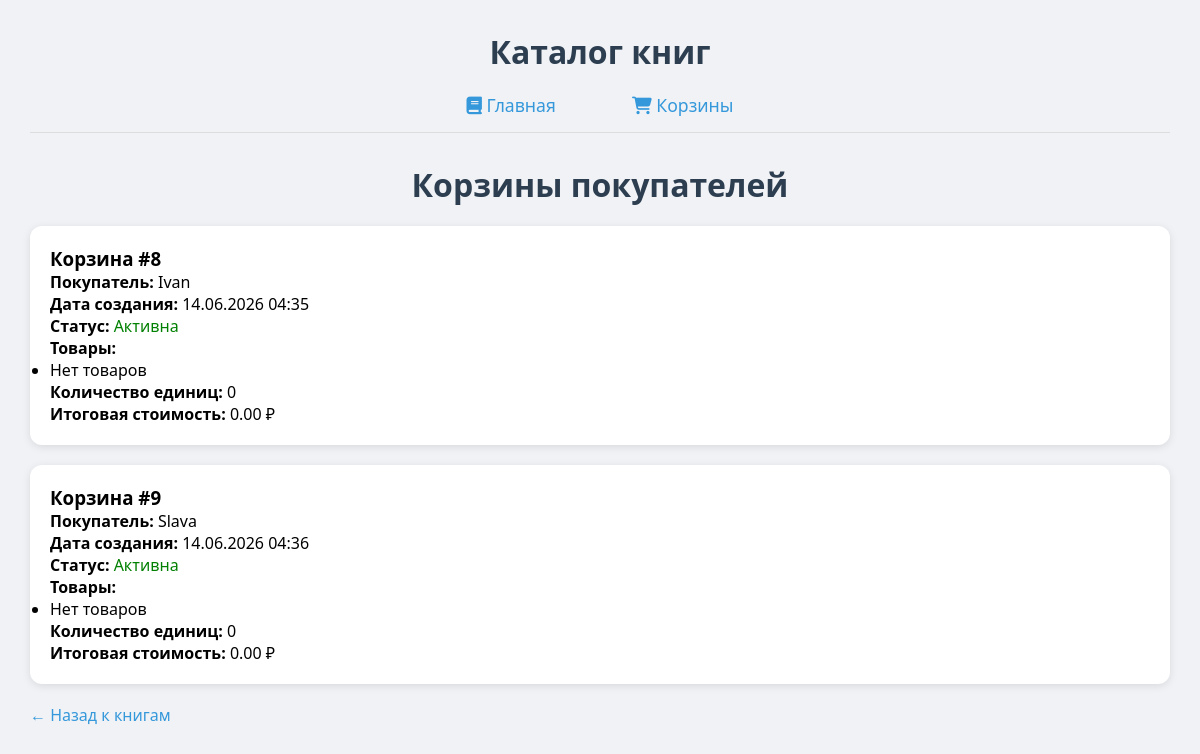
Page /carts/ on the earlier database version.
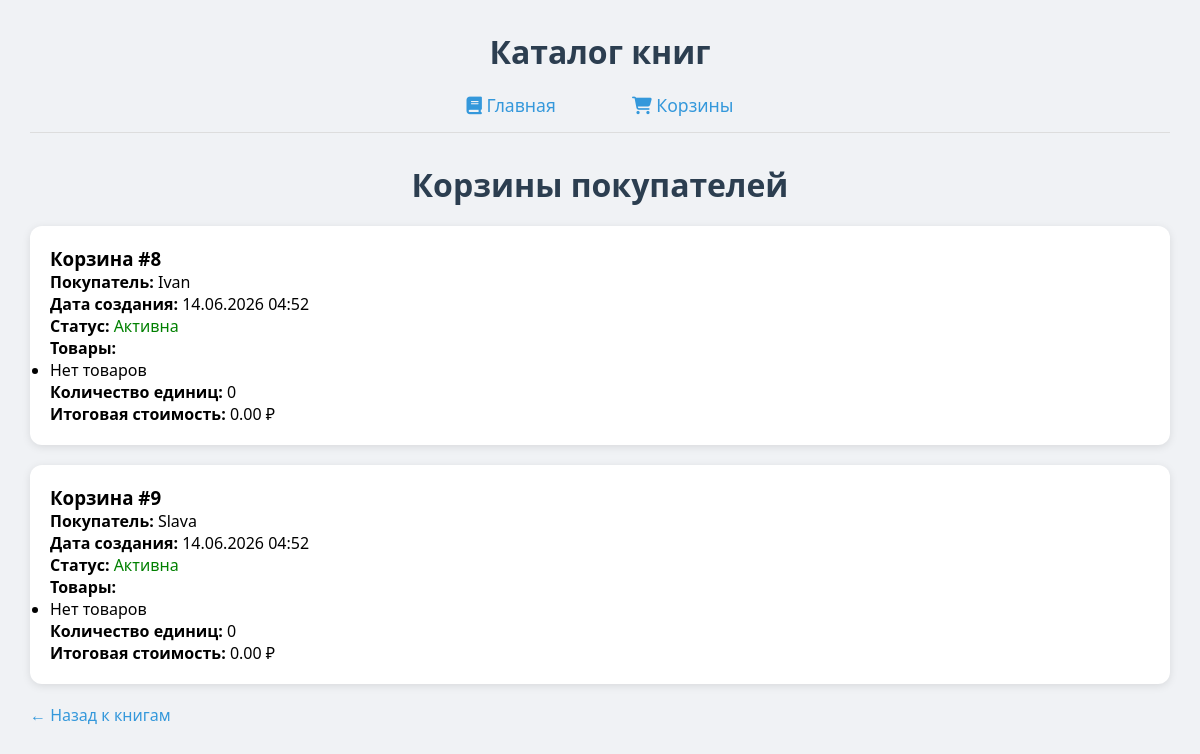
Same page on the later database version.
### books/models.py (models this page shows, shortened)
class Cart(models.Model):
    customer = models.ForeignKey(Customer, on_delete=models.CASCADE, related_name="carts", verbose_name="Покупатель")
    created_at = models.DateTimeField(auto_now_add=True, verbose_name="Дата создания")
    is_active = models.BooleanField(default=True, verbose_name="Активна")
    class Meta:
        verbose_name = "Корзина"
        verbose_name_plural = "Корзины"
        constraints = [
            models.UniqueConstraint(
                fields=['customer', 'is_active'],
                condition=models.Q(is_active=True),
                name='unique_active_cart_per_customer'
            )
        ]
    def total_items_count(self):
        return sum(item.quantity for item in self.items.all())
    def total_price(self):
        return sum(item.book.price * item.quantity for item in self.items.all() if item.book.price)

class Customer(models.Model):
    name = models.CharField(max_length=200, verbose_name="Имя покупателя")
    email = models.EmailField(blank=True, null=True, verbose_name="Email")
    phone = models.CharField(max_length=20, blank=True, null=True, verbose_name="Телефон")
    created_at = models.DateTimeField(auto_now_add=True, verbose_name="Дата регистрации")
    class Meta:
        verbose_name = "Покупатель"
        verbose_name_plural = "Покупатели"

### books/views.py (the view)
# urls.py: path('carts/', views.carts_list, name='carts_list'),
def carts_list(request):
    carts = Cart.objects.all().select_related('customer').prefetch_related('items__book')
    return render(request, 'books/carts.html', {'carts': carts})

### books/templates/books/carts.html (shortened to what this page needs)
{% extends 'books/base.html' %}
{% block content %}
<h1>Корзины покупателей</h1>
<div class="cart-list">
    {% for cart in carts %}
    <div class="cart-card {% if not cart.is_active %}inactive-cart-card{% endif %}">
        <h3>Корзина #{{ cart.id }}</h3>
        <p><strong>Покупатель:</strong> {{ cart.customer.name }}</p>
        <p><strong>Дата создания:</strong> {{ cart.created_at|date:"d.m.Y H:i" }}</p>
        <p><strong>Статус:</strong>
            {% if cart.is_active %}
                <span style="color: green;">Активна</span>
            {% else %}
                <span style="color: red;">Неактивна</span>
            {% endif %}
        </p>
        <p><strong>Товары:</strong></p>
        <ul>
            {% for item in cart.items.all %}
                <li>{{ item.book.title }} — {{ item.quantity }} шт. = {{ item.total_price|floatformat:2 }} ₽</li>
            {% empty %}
                <li>Нет товаров</li>
            {% endfor %}
        </ul>
        <p><strong>Количество единиц:</strong> {{ cart.total_items_count }}</p>
        <p><strong>Итоговая стоимость:</strong> {{ cart.total_price|floatformat:2 }} ₽</p>
    </div>
    {% empty %}
        <p>Нет ни одной корзины.</p>
    {% endfor %}
</div>
<a href="{% url 'book_list' %}" class="back-link">← Назад к книгам</a>
{% endblock %}

Differences in the rows shown:
changed Cart "Ivan": created_at "14.06.2026 04:35" → "14.06.2026 04:52"
changed Cart "Slava": created_at "14.06.2026 04:36" → "14.06.2026 04:52"
